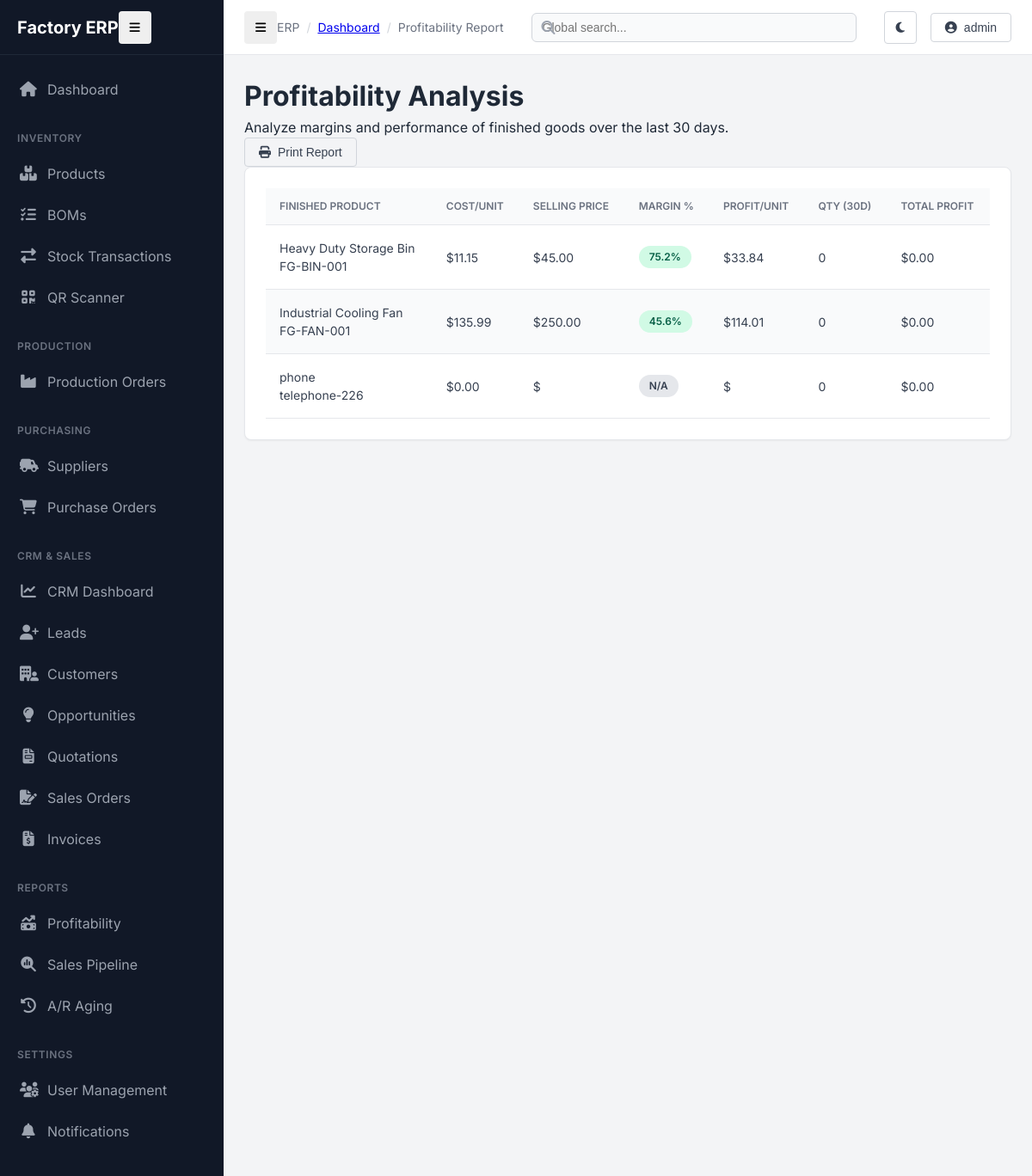
/reports/profitability/ (signed in), run on the app's committed database.
### inventory/models.py (models this page shows, shortened)
class Product(models.Model):
    sku = models.CharField(max_length=50, unique=True)
    name = models.CharField(max_length=200)
    unit = models.CharField(max_length=20)
    stock_quantity = models.DecimalField(max_digits=12, decimal_places=2, default=0)
    reorder_level = models.DecimalField(max_digits=12, decimal_places=2, default=0)
    is_raw_material = models.BooleanField(default=False)
    created_at = models.DateTimeField(auto_now_add=True)
    updated_at = models.DateTimeField(auto_now=True)
    qr_code = models.CharField(max_length=100, unique=True, blank=True, null=True)
    selling_price = models.DecimalField(max_digits=12, decimal_places=2, null=True, blank=True)
    average_cost = models.DecimalField(max_digits=12, decimal_places=2, default=0)
    labor_hours_per_unit = models.DecimalField(max_digits=10, decimal_places=2, default=0)
    labor_hourly_rate = models.DecimalField(max_digits=10, decimal_places=2, default=10.00)
    overhead_percentage = models.DecimalField(max_digits=5, decimal_places=2, default=15.00)
    class Meta:
        ordering = ['name']
        permissions = [
            ("can_view_inventory", "Can view inventory"),
            ("can_manage_stock", "Can manage stock (stock in/out)"),
            ("can_manage_products", "Can manage products (create/edit/delete)"),
            ("can_manage_purchase", "Can manage purchase (POs, suppliers)"),
            ("can_manage_users", "Can manage users"),
        ]

### inventory/views.py (the view)
# urls.py: path("reports/profitability/", views.profitability_report, name="profitability_report"),
@login_required
@permission_required("inventory.can_view_inventory", raise_exception=True)
def profitability_report(request):
    products = Product.objects.filter(is_raw_material=False).order_by("name")
    report_data = []
    for product in products:
        cost_info = calculate_product_unit_cost(product)
        last_30_days = timezone.now() - timedelta(days=30)
        prod_qty = Transaction.objects.filter(
            product=product,
            type=Transaction.PRODUCE,
            timestamp__gte=last_30_days
        ).aggregate(total=Sum('quantity'))['total'] or 0
        report_data.append({
            'product': product,
            'cost': cost_info['total_cost'],
            'price': product.selling_price,
            'profit': cost_info['margin'],
            'margin_pct': (cost_info['margin'] / product.selling_price * 100) if product.selling_price and cost_info['margin'] else 0,
            'prod_qty': prod_qty,
            'total_profit': (cost_info['margin'] * prod_qty) if cost_info['margin'] else 0
        })
    return render(request, "inventory/profitability_report.html", {"report_data": report_data})

### inventory/utils.py (called while the page is built)
def calculate_product_unit_cost(product):
    if product.is_raw_material:
        return product.average_cost or 0
    material_cost = 0
    bom_items = product.bom_items.select_related('raw_material')
    for item in bom_items:
        raw_cost = item.raw_material.average_cost or 0
        material_cost += (raw_cost * item.quantity_needed)
    labor_cost = product.labor_hours_per_unit * product.labor_hourly_rate
    subtotal = material_cost + labor_cost
    overhead_cost = subtotal * (product.overhead_percentage / 100)
    total_cost = subtotal + overhead_cost
    return {
        'material_cost': material_cost,
        'labor_cost': labor_cost,
        'overhead_cost': overhead_cost,
        'total_cost': total_cost,
        'margin': (product.selling_price - total_cost) if product.selling_price else None
    }

### inventory/templates/inventory/profitability_report.html (shortened to what this page needs)
{% extends "base.html" %}
{% load static %}
{% block breadcrumbs %}
<div class="breadcrumb-item"><a href="{% url 'inventory:dashboard' %}" class="text-decoration-none">Dashboard</a></div>
<div class="breadcrumb-item">Profitability Report</div>
{% endblock %}
{% block content %}
<div class="dashboard-header mb-4 d-flex justify-content-between align-items-end">
    <div>
        <h1 class="h3 fw-bold">Profitability Analysis</h1>
        <p class="text-muted">Analyze margins and performance of finished goods over the last 30 days.</p>
    </div>
    <div class="pb-1">
        <button class="btn btn-outline btn-sm" onclick="window.print()">
            <i class="fas fa-print"></i> Print Report
        </button>
    </div>
</div>
<div class="card shadow-sm overflow-hidden">
    <div class="table-responsive">
        <table>
            <thead>
                <tr>
                    <th>Finished Product</th>
                    <th class="text-end">Cost/Unit</th>
                    <th class="text-end">Selling Price</th>
                    <th class="text-end">Margin %</th>
                    <th class="text-end">Profit/Unit</th>
                    <th class="text-end">Qty (30d)</th>
                    <th class="text-end">Total Profit</th>
                </tr>
            </thead>
            <tbody>
                {% for item in report_data %}
                <tr>
                    <td>
                        <div class="fw-bold">{{ item.product.name }}</div>
                        <div class="text-muted small font-monospace">{{ item.product.sku }}</div>
                    </td>
                    <td class="text-end">${{ item.cost|stringformat:".2f" }}</td>
                    <td class="text-end">${{ item.price|default:"0.00"|stringformat:".2f" }}</td>
                    <td class="text-end">
                        {% if item.price %}
                            <span class="badge {% if item.profit > 0 %}badge-green{% else %}badge-red{% endif %}">
                                {{ item.margin_pct|stringformat:".1f" }}%
                            </span>
                        {% else %}
                            <span class="badge badge-gray">N/A</span>
                        {% endif %}
                    </td>
                    <td class="text-end fw-bold {% if item.profit > 0 %}text-success{% else %}text-danger{% endif %}">
                        ${{ item.profit|default:"0.00"|stringformat:".2f" }}
                    </td>
                    <td class="text-end">{{ item.prod_qty }}</td>
                    <td class="text-end fw-bold {% if item.total_profit > 0 %}text-success{% else %}text-danger{% endif %}">
                        ${{ item.total_profit|stringformat:".2f" }}
                    </td>
                </tr>
                {% empty %}
                <tr>
                    <td colspan="7" class="text-center py-5 text-muted">
                        No production data found for analysis in the selected period.
                    </td>
                </tr>
                {% endfor %}
            </tbody>
        </table>
    </div>
</div>
{% endblock %}

### templates/base.html (shortened to what this page needs)
{% load static %}
<!DOCTYPE html>
<html lang="en">
<head>
    <link rel="stylesheet" href="https://cdnjs.cloudflare.com/ajax/libs/font-awesome/6.4.0/css/all.min.css">
    <link rel="stylesheet" href="{% static 'css/style.css' %}">
    <link rel="stylesheet" href="{% static 'css/dark-mode.css' %}">
</head>
<body>
    <div class="app-container">
        <aside id="sidebar">
            <div class="sidebar-header">
                <div class="logo-text">Factory ERP</div>
                <button id="sidebar-toggle" class="btn btn-icon d-none d-md-block">
                    <i class="fas fa-bars"></i>
                </button>
            </div>
            <nav class="sidebar-nav">
                <div class="nav-group">
                    <a href="{% url 'inventory:dashboard' %}" class="nav-link {% if request.resolver_match.url_name == 'dashboard' and request.resolver_match.app_name == 'inventory' %}active{% endif %}">
                        <i class="fas fa-home"></i>
                        <span>Dashboard</span>
                    </a>
                </div>
                <div class="nav-group">
                    <div class="nav-group-title">Inventory</div>
                    <a href="{% url 'inventory:product_list' %}" class="nav-link {% if 'product' in request.path %}active{% endif %}">
                        <i class="fas fa-boxes-stacked"></i>
                        <span>Products</span>
                    </a>
                    <a href="{% url 'inventory:bom_viewer' %}" class="nav-link {% if 'bom' in request.path %}active{% endif %}">
                        <i class="fas fa-list-check"></i>
                        <span>BOMs</span>
                    </a>
                    <a href="{% url 'inventory:transaction_history' %}" class="nav-link {% if 'transaction' in request.path %}active{% endif %}">
                        <i class="fas fa-exchange-alt"></i>
                        <span>Stock Transactions</span>
                    </a>
                    <a href="{% url 'inventory:scan_page' %}" class="nav-link {% if 'scan' in request.path %}active{% endif %}">
                        <i class="fas fa-qrcode"></i>
                        <span>QR Scanner</span>
                    </a>
                </div>
                <div class="nav-group">
                    <div class="nav-group-title">Production</div>
                    <a href="{% url 'inventory:production_order_list' %}" class="nav-link {% if 'production_order' in request.path %}active{% endif %}">
                        <i class="fas fa-industry"></i>
                        <span>Production Orders</span>
                    </a>
                </div>
                <div class="nav-group">
                    <div class="nav-group-title">Purchasing</div>
                    <a href="{% url 'inventory:supplier_list' %}" class="nav-link {% if 'supplier' in request.path %}active{% endif %}">
                        <i class="fas fa-truck-field"></i>
                        <span>Suppliers</span>
                    </a>
                    <a href="{% url 'inventory:purchase_order_list' %}" class="nav-link {% if 'purchase_order' in request.path %}active{% endif %}">
                        <i class="fas fa-cart-shopping"></i>
                        <span>Purchase Orders</span>
                    </a>
                </div>
                <div class="nav-group">
                    <div class="nav-group-title">CRM & Sales</div>
                    <a href="{% url 'crm:dashboard' %}" class="nav-link {% if request.resolver_match.app_name == 'crm' and request.resolver_match.url_name == 'dashboard' %}active{% endif %}">
                        <i class="fas fa-chart-line"></i>
                        <span>CRM Dashboard</span>
                    </a>
                    <a href="{% url 'crm:lead_list' %}" class="nav-link {% if 'lead' in request.path %}active{% endif %}">
                        <i class="fas fa-user-plus"></i>
                        <span>Leads</span>
                    </a>
                    <a href="{% url 'crm:customer_list' %}" class="nav-link {% if 'customer' in request.path %}active{% endif %}">
                        <i class="fas fa-building-user"></i>
                        <span>Customers</span>
                    </a>
                    <a href="{% url 'crm:opportunity_list' %}" class="nav-link {% if 'opportunity' in request.path %}active{% endif %}">
                        <i class="fas fa-lightbulb"></i>
                        <span>Opportunities</span>
                    </a>
                    <a href="{% url 'crm:quotation_list' %}" class="nav-link {% if 'quotation' in request.path %}active{% endif %}">
                        <i class="fas fa-file-invoice"></i>
                        <span>Quotations</span>
                    </a>
                    <a href="{% url 'crm:salesorder_list' %}" class="nav-link {% if 'order' in request.path %}active{% endif %}">
                        <i class="fas fa-file-signature"></i>
                        <span>Sales Orders</span>
                    </a>
                    <a href="{% url 'crm:invoice_list' %}" class="nav-link {% if 'invoice' in request.path %}active{% endif %}">
                        <i class="fas fa-file-invoice-dollar"></i>
                        <span>Invoices</span>
                    </a>
                </div>
                <div class="nav-group">
                    <div class="nav-group-title">Reports</div>
                    <a href="{% url 'inventory:profitability_report' %}" class="nav-link">
                        <i class="fas fa-money-bill-trend-up"></i>
                        <span>Profitability</span>
                    </a>
                    <a href="{% url 'crm:report_pipeline' %}" class="nav-link">
                        <i class="fas fa-magnifying-glass-chart"></i>
                        <span>Sales Pipeline</span>
                    </a>
                    <a href="{% url 'crm:report_aging' %}" class="nav-link">
                        <i class="fas fa-clock-rotate-left"></i>
                        <span>A/R Aging</span>
                    </a>
                </div>
                <div class="nav-group">
                    <div class="nav-group-title">Settings</div>
                    {% if perms.inventory.can_manage_users %}
                    <a href="{% url 'inventory:user_list' %}" class="nav-link">
                        <i class="fas fa-users-gear"></i>
                        <span>User Management</span>
                    </a>
                    {% endif %}
                    <a href="{% url 'notifications:settings' %}" class="nav-link">
                        <i class="fas fa-bell"></i>
                        <span>Notifications</span>
                    </a>
                </div>
            </nav>
        </aside>
        <main class="main-content">
            <header id="topbar">
                <div class="breadcrumb-container">
                    <button id="mobile-sidebar-toggle" class="btn btn-icon d-md-none me-3">
                        <i class="fas fa-bars"></i>
                    </button>
                    <div class="breadcrumb-item">ERP</div>
                    {% block breadcrumbs %}{% endblock %}
                </div>
                <div class="global-search">
                    <form action="{% url 'inventory:global_search' %}" method="get">
                        <div class="search-input-group">
                            <i class="fas fa-search"></i>
                            <input type="text" name="q" class="search-input" placeholder="Global search..." value="{{ request.GET.q }}">
                        </div>
                    </form>
                </div>
                <div class="user-menu">
                    <button id="theme-toggle" class="btn btn-icon btn-outline">
                    </button>
                    {% if request.user.is_authenticated %}
                    <div class="dropdown">
                        <button class="btn btn-outline dropdown-toggle">
                            <i class="fas fa-user-circle me-2"></i>
                            {{ request.user.username }}
                        </button>
                    </div>
                    {% else %}
                    <a href="{% url 'login' %}" class="btn btn-primary">Login</a>
                    {% endif %}
                </div>
            </header>
            <div class="content-area">
                {% block content %}{% endblock %}
            </div>
        </main>
    </div>
</body>
</html>

### data on the page
Product: product.name "Heavy Duty Storage Bin", product.sku "FG-BIN-001", cost "11.15", price "45.00", margin_pct "75.2", profit "33.84", prod_qty "0", total_profit "0.00"
Product: product.name "Industrial Cooling Fan", product.sku "FG-FAN-001", cost "135.99", price "250.00", margin_pct "45.6", profit "114.01", prod_qty "0", total_profit "0.00"
Product: product.name "phone", product.sku "telephone-226", cost "0.00", shows "N/A", prod_qty "0", total_profit "0.00"

### other printed values
{{ request.user.username }} "admin"
